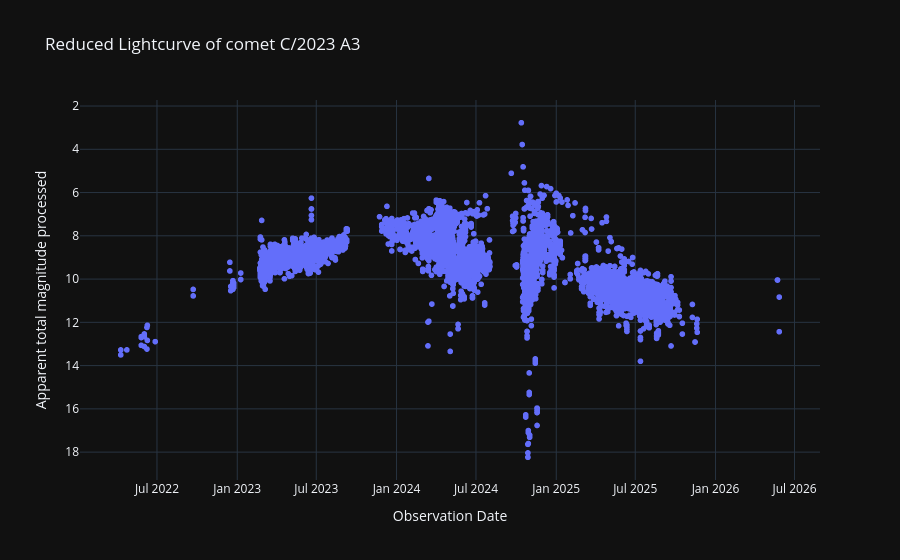

The notebook cell saved with this chart:
### Code cell
# Curva de luz reducida
labels = {'obs_date':'Observation Date','magnitud_reducida':'Apparent total magnitude processed', 'obs_method_key' : 'Observation Method'}
fig = px.scatter(curva_de_luz_procesada_df, x='obs_date', y='magnitud_reducida', template= 'plotly_dark', labels= labels, title=f'Reduced Lightcurve of comet {nombre_cometa}')
fig.update_yaxes(autorange="reversed")
fig.show()

### Figure 1 — Plotly figure (JSON) as saved in the notebook; plotly's stock layout.template omitted (floating-point values rounded to 4 significant figures; data arrays with more than 128 entries replaced by an {"elided": "..."} marker saying what was removed)
{"data": [{"hovertemplate": "Observation Date=%{x}<br>Apparent total magnitude processed=%{y}<extra></extra>", "legendgroup": "", "marker": {"color": "#636efa", "symbol": "circle"}, "mode": "markers", "name": "", "showlegend": false, "type": "scattergl", "x": {"elided": "9465 str values"}, "xaxis": "x", "y": {"elided": "9465 float values"}, "yaxis": "y"}], "layout": {"legend": {"tracegroupgap": 0}, "title": {"text": "Reduced Lightcurve of comet C/2023 A3"}, "xaxis": {"anchor": "y", "domain": [0, 1], "title": {"text": "Observation Date"}}, "yaxis": {"anchor": "x", "autorange": "reversed", "domain": [0, 1], "title": {"text": "Apparent total magnitude processed"}}}}
